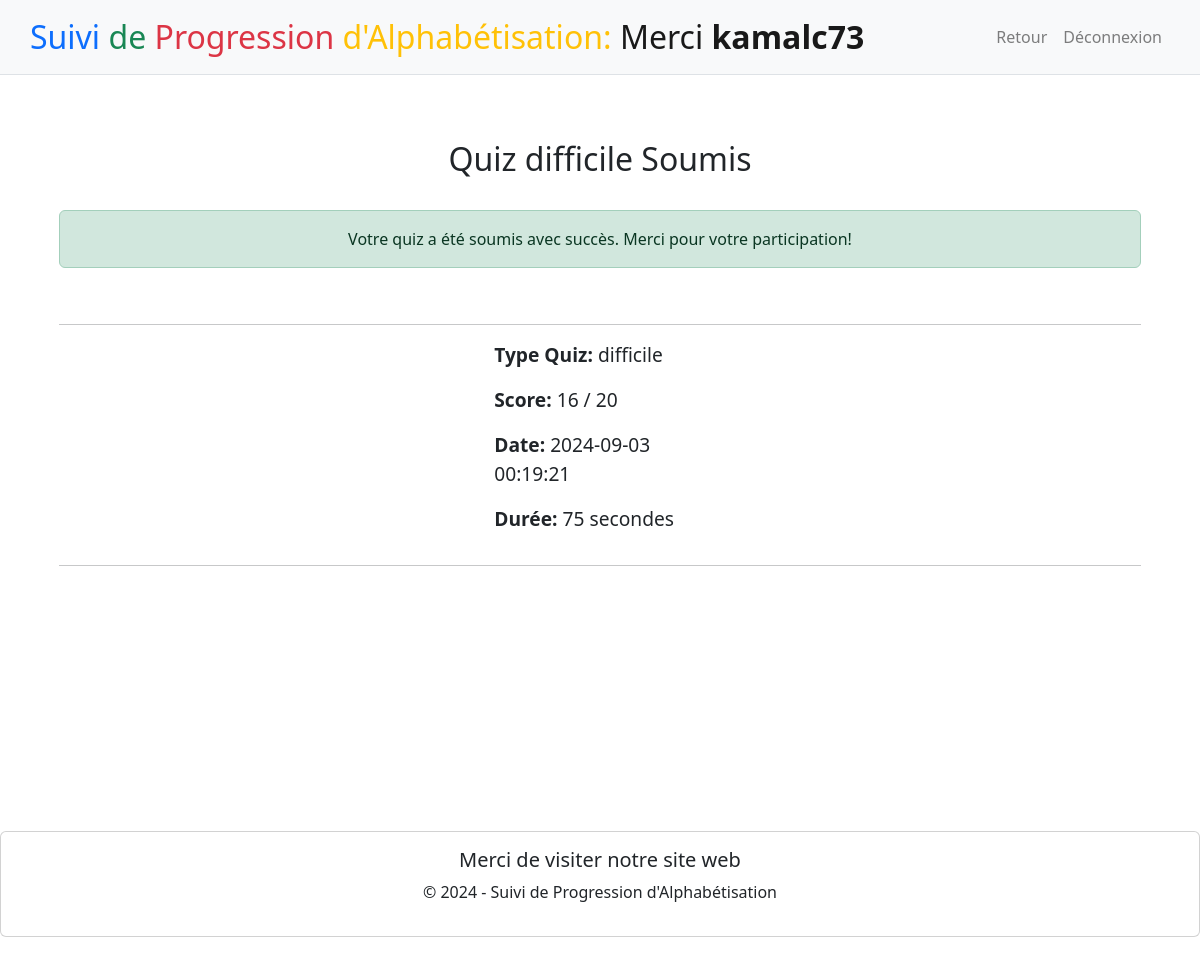
Page /resultatQuiz (signed in) on the committed database.
### tables this page shows
CREATE TABLE user (
    id INTEGER PRIMARY KEY AUTOINCREMENT,
    username VARCHAR(25) NOT NULL UNIQUE,
    password VARCHAR(25) NOT NULL,
    type VARCHAR(10) NOT NULL
);

CREATE TABLE "quiz" (
    id INTEGER PRIMARY KEY AUTOINCREMENT,
    type TEXT NOT NULL,
    datetime DATETIME NOT NULL,
    duree INTEGER,
    score INTEGER,
    id_user INTEGER,
    FOREIGN KEY (id_user) REFERENCES user(id)
);

### app.py (the view)
@app.route("/resultatQuiz", methods=['POST', 'GET'])
def resultatQuiz():
    if request.method == 'POST':
        try:
            username = request.form.get("username")
            quiz_type = request.form.get("quiz_type")
            duree = request.form.get("StartQuizTime")
            score = 0
            import json
            with open("static/questions.json", "r", encoding='utf-8') as json_file:
                questions_data = json.load(json_file)
            for i in range(1, 21):
                id_question = request.form.get(f"id_{i}")
                print("id question:",id_question)
                user_answer = request.form.get(f"answer_{i}")
                print("user answer :",user_answer)
                correct_answer = None
                for question in questions_data.get("questions", []):
                    if question.get("id") == int(id_question):
                        correct_answer = question.get("answer")
                        print("correct answer:",correct_answer)
                        break
                if user_answer == correct_answer:
                    score += 1
            print(f"Score: {score}")
            conn = sqlite3.connect('database.db')
            cursor = conn.cursor()
            current_datetime = datetime.now().strftime('%Y-%m-%d %H:%M:%S')
            cursor.execute(
                "INSERT INTO quiz (type, datetime, duree, score, id_user) VALUES (?, ?, ?, ?, ?)",
                (quiz_type, current_datetime, duree, score, session.get("user_id"))
            )
            conn.commit()
            conn.close()
            return redirect(url_for('resultatQuiz'))
        except Exception as e:
            print("Une erreur s'est produite:", e)
            return "Une erreur s'est produite lors du traitement de votre demande."
    else:
        if 'user_id' in session:
            try:
                conn = sqlite3.connect('database.db')
                cursor = conn.cursor()
                cursor.execute(
                    "SELECT type, score, datetime, duree FROM quiz WHERE id_user = ? ORDER BY id DESC LIMIT 1",
                    (session.get("user_id"),)
                )
                quiz_data = cursor.fetchone()
                cursor.execute(
                    "SELECT username FROM user WHERE id = ?",
                    (session.get("user_id"),)
                )
                username_result = cursor.fetchone()
                conn.close()
                if quiz_data:
                    quiz_type, score, quiz_date, duree = quiz_data
                    username = username_result[0] if username_result else "Anonymous"
                    return render_template(
                        'quizResult.html',
                        username=username,
                        quiz_type=quiz_type,
                        score=score,
                        date=quiz_date,
                        duree=duree
                    )
                else:
                    return "No quiz data available."
            except Exception as e:
                print("Une erreur s'est produite:", e)
                return "Une erreur s'est produite lors du traitement de votre demande."
        else:
            return redirect(url_for('home'))

### templates/quizResult.html (shortened to what this page needs)
{% extends "layout.html" %}
{% block welcome %}
    <span>Merci <b>{{ username }}</b> </span>
{% endblock %}
{% block navLink %}
    <li class="nav-item">
        <a class="nav-link" href="{{ url_for('home')}}">Retour</a>
    </li>
{% endblock %}
{% block main %}
    <div class="container alert">
        <h2 class="text-center">Quiz {{ quiz_type }} Soumis</h2>
        <br>
        <div class="alert alert-success text-center">
            Votre quiz a été soumis avec succès. Merci pour votre participation!
        </div>
        <br>
        <hr>
        <div class="container center-content">
            <div class="text-block">
                <p class="text-left"><strong>Type Quiz:</strong> {{ quiz_type }}</p>
                <p class="text-left"><strong>Score:</strong> {{ score }} / 20</p>
                <p class="text-left"><strong>Date:</strong> {{ date }}</p>
                <p class="text-left"><strong>Durée:</strong> {{ duree }} secondes</p>
            </div>
        </div>
        <hr>
    </div>
{% endblock %}

### templates/quizResult.html (style rules this page uses)
.center-content { display: flex; justify-content: center; }
.text-block { text-align: left; font-size: 1.2em; max-width: 20%; width: 100%; }

### rows in the picture
user: username "kamalc73"
quiz: type "difficile", datetime "2024-09-03 00:19:21"

### other values in the picture
{{ score }} "16"
{{ duree }} "75"
